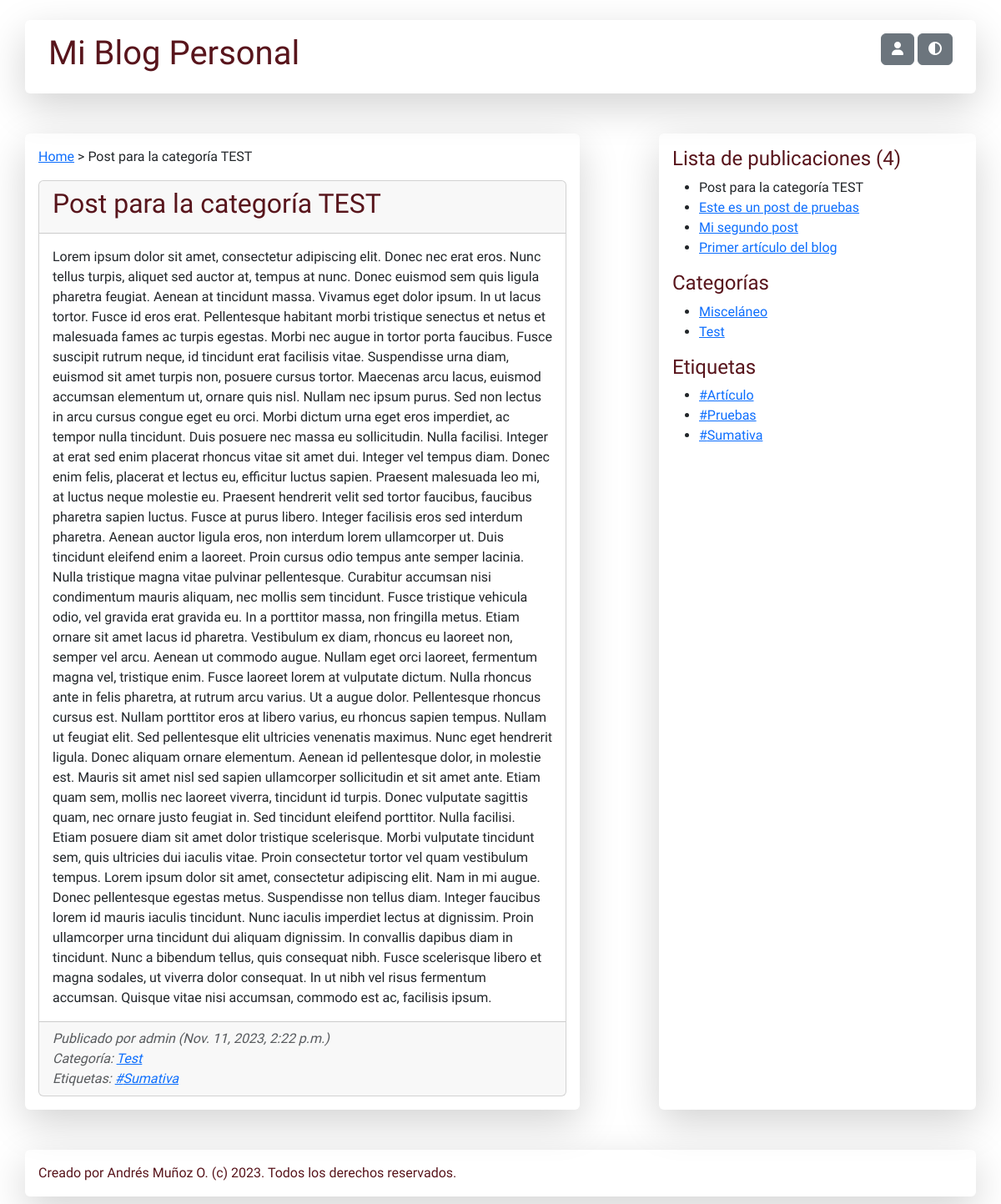
Before: / with the older database file.
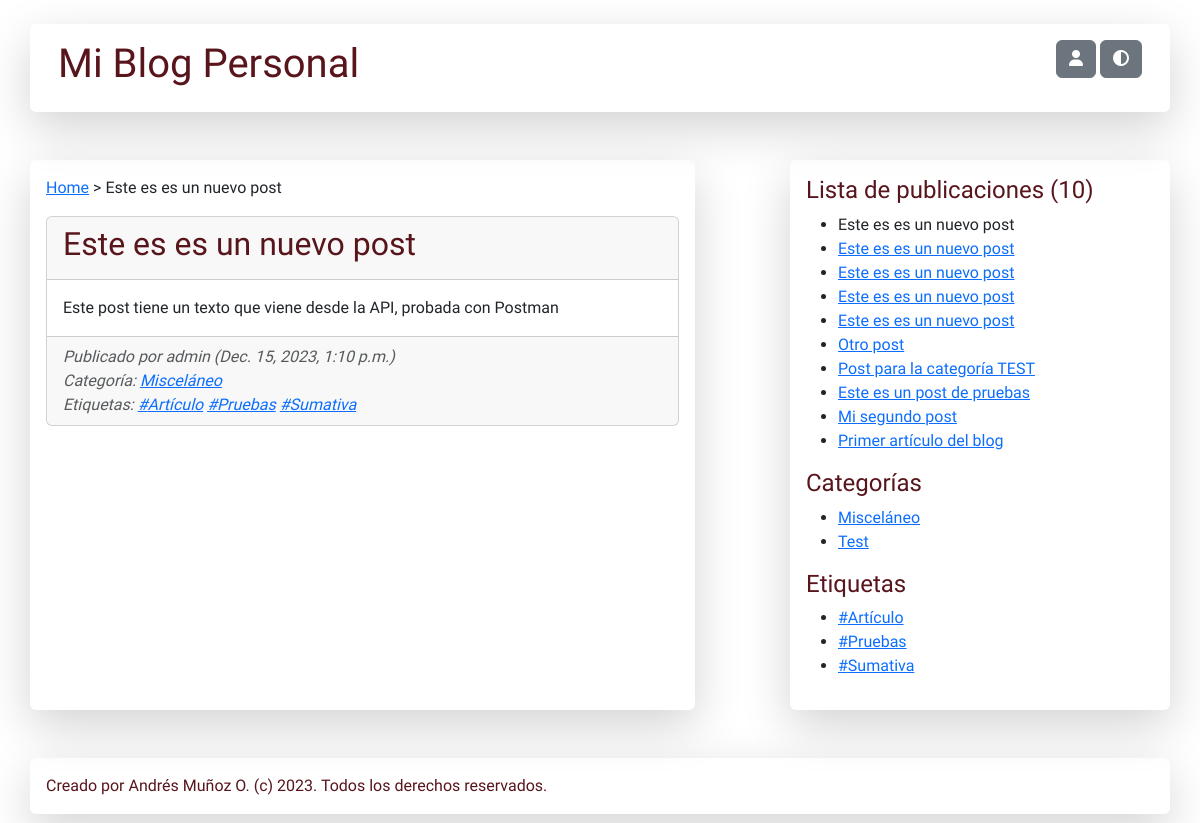
After: the same page with the newer database file.
### blog/models.py (models this page shows, shortened)
class Post (models.Model):
    titulo = models.CharField(max_length=200)
    texto = models.TextField()
    fecha = models.DateTimeField(default=timezone.now)
    autor = models.ForeignKey(User, on_delete=models.CASCADE)
    categoria = models.ForeignKey(Category, on_delete=models.CASCADE)
    etiquetas = models.ManyToManyField(Hashtag)

class Category(models.Model):
    nombre = models.CharField(max_length=200)

class Hashtag(models.Model):
    nombre = models.CharField(max_length=200)

### blog/views.py (the view)
# urls.py: path('', views.index),
def index(request, post_id = None, category_id = None, hashtag_id = None):
    categories = Category.objects.all().order_by("nombre")
    hashtags = Hashtag.objects.all().order_by("nombre")
    posts = None
    if category_id:
        posts = Post.objects.filter(categoria__id = category_id).order_by("-fecha")
    elif hashtag_id:
        posts = Post.objects.filter(etiquetas__id = hashtag_id).order_by("-fecha")
    else:
        posts = Post.objects.all().order_by("-fecha")
    actual_post = None
    post_autor = None
    post_category = None
    post_hashtags = None
    if post_id:
        actual_post = Post.objects.get(id = post_id)
    else:
        if len(posts) > 0:
            actual_post = posts[0]
            post_id = actual_post.id
    if actual_post:
        post_autor = actual_post.autor
        post_category = actual_post.categoria
        post_hashtags = Hashtag.objects.filter(post__id = post_id)
    context = {
        "post_quantity": len(posts),
        "post_list": posts,
        "category_list": categories,
        "hashtag_list": hashtags,
        "actual_post": {
            "post": actual_post,
            "author": post_autor,
            "category": post_category,
            "hashtags": post_hashtags
        },
        "filters": {
            "category_id": int(category_id or 0),
            "hashtag_id": int(hashtag_id or 0)
        }
    }
    return render(request, 'blog.html', context)

### blog/templates/blog.html
{% extends "template.html" %}
{% block actual_post %}
    <p>
        <a href="/blog">Home</a>
        {% if actual_post.post %}
            &gt; {{ actual_post.post.titulo }}
        {% endif %}
    </p>
    {% if actual_post.post %}
    <div class="card">
        <div class="card-header">
            <h2 class="text-danger-emphasis">{{ actual_post.post.titulo }}</h2>
        </div>
        <div class="card-body">
            <p class="card-text">{{ actual_post.post.texto }}</p>
        </div>
        <div class="card-footer text-body-secondary">
            <i>
                Publicado por {{ actual_post.author }} ({{ actual_post.post.fecha }})
                <br />
                Categoría: <a href="/blog/category/{{ actual_post.category.id }}">{{ actual_post.category.nombre }}</a>
                <br />
                Etiquetas:
                {% if actual_post.hashtags %}
                    {% for hashtag in actual_post.hashtags %}
                        <a href="/blog/hashtag/{{ hashtag.id }}">#{{ hashtag.nombre }}</a>
                    {% endfor %}
                {% else %}
                    Sin etiquetas
                {% endif %}
            </i>
        </div>
    </div>
    {% else %}
    <p>No hay nada que mostrar</p>
    {% endif %}
{% endblock %}
{% block post_list %}
    <h4 class="text-danger-emphasis">Lista de publicaciones ({{ post_quantity }})</h4>
    {% if post_list %}
        <ul>
        {% for post in post_list %}
            {% if post.id == actual_post.post.id %}
                <li>{{ post.titulo }}</li>
            {% else %}
                <li><a href="/blog/post/{{ post.id }}">{{ post.titulo }}</a></li>
            {% endif %}
        {% endfor %}
        </ul>
    {% else %}
        <p>No hay ninguna publicación para mostrar</p>
    {% endif %}
{% endblock %}
{% block category_list %}
    <h4 class="text-danger-emphasis">Categorías</h4>
    {% if category_list %}
        <ul>
        {% for category in category_list %}
            {% if category.id == filters.category_id %}
                <li>{{ category.nombre }}</li>
            {% else %}
                <li><a href="/blog/category/{{ category.id }}">{{ category.nombre }}</a></li>
            {% endif %}
        {% endfor %}
        </ul>
    {% else %}
        <p>No hay ninguna categoría para mostrar</p>
    {% endif %}
{% endblock %}
{% block hashtag_list %}
    <h4 class="text-danger-emphasis">Etiquetas</h4>
    {% if hashtag_list %}
        <ul>
        {% for hashtag in hashtag_list %}
            {% if hashtag.id == filters.hashtag_id %}
                <li>#{{ hashtag.nombre }}</li>
            {% else %}
                <li><a href="/blog/hashtag/{{ hashtag.id }}">#{{ hashtag.nombre }}</a></li>
            {% endif %}
        {% endfor %}
        </ul>
    {% else %}
        <p>No hay ninguna etiquetas para mostrar</p>
    {% endif %}
{% endblock %}

### blog/templates/template.html (shortened to what this page needs)
{% load static %}
<!DOCTYPE html>
<html lang="en" data-bs-theme="light">
<head>
    <link href="https://cdn.jsdelivr.net/npm/bootstrap@5.3.2/dist/css/bootstrap.min.css" rel="stylesheet">
    <link rel="stylesheet" href="https://cdnjs.cloudflare.com/ajax/libs/font-awesome/6.4.2/css/all.min.css" />
    <link rel="stylesheet" href="{% static 'css/blog.css' %}" />
</head>
<body>
    <br />
    <div class="container title">
        <div class="row shadow-lg p-3 mb-5 rounded">
            <div class="col-10">
                <h1 class="text-danger-emphasis">Mi Blog Personal</h1>
            </div>
            <div class="col-2 text-end">
                <a class="btn btn-secondary" href="/admin" role="button" data-toggle="tooltip" title="Administrar blog">
                    <i class="fa-solid fa-user"></i>
                </a>
                <a class="btn btn-secondary" href="#" role="button" onclick="updateTheme()" data-toggle="tooltip" title="Activar modo claro/oscuro">
                    <i class="fa-solid fa-circle-half-stroke"></i>
                </a>
            </div>
        </div>
    </div>
    <div class="container">
        <div class="row justify-content-between">
            <div class="col-7 shadow-lg p-3 mb-5 rounded">
                {% block actual_post %} {% endblock %}
            </div>
            <div class="col-4 shadow-lg p-3 mb-5 rounded">
                <div class="cotainter">
                    {% block post_list %}{% endblock %}
                </div>
                <div class="cotainter">
                    {% block category_list %}{% endblock %}
                </div>
                <div class="cotainter">
                    {% block hashtag_list %}{% endblock %}
                </div>
            </div>
        </div>
    </div>
    <div class="container shadow-lg p-3 mb-5 rounded text-danger-emphasis">
        Creado por Andrés Muñoz O. (c) 2023. Todos los derechos reservados.
    </div>
</body>
</html>

### blog/static/css/blog.css (style rules this page uses)
body { font-family: 'Playpen Sans', cursive; font-weight: 300; }
h1, h2, h3, h4 { font-weight: 500; }

Changed rows visible on the page:
added Post: post.titulo "Este es es un nuevo post", post.texto "Este post tiene un texto que viene desde la API, probada con Postman", post.fecha "Dec. 15, 2023, 1:10 p.m.", titulo "Este es es un nuevo post"
now on one of the page's lists (row unchanged): Hashtag: nombre "Artículo"
now on one of the page's lists (row unchanged): Hashtag: nombre "Pruebas"
added Post: titulo "Este es es un nuevo post"
added Post: titulo "Este es es un nuevo post"
added Post: titulo "Este es es un nuevo post"
added Post: titulo "Este es es un nuevo post"
added Post: titulo "Otro post"
Other visible differences:
{{ actual_post.category.nombre }}: "Test" → "Misceláneo"
{{ post_quantity }}: "4" → "10"
{{ actual_post.post.titulo }}: "Post para la categoría TEST" → "Este es es un nuevo post"
{{ actual_post.post.texto }}: "Lorem ipsum dolor sit amet, consectetur adipiscing elit. Donec nec erat eros. Nunc tellus turpis, aliquet sed auctor at, tempus at nunc. Donec euismod sem quis ligula pharetra feugiat. Aenean at tincidunt massa. Vivamus eget dolor ipsum. In ut lacus tortor. Fusce id eros erat. Pellentesque habitant morbi tristique senectus et netus et malesuada fames ac turpis egestas. Morbi nec augue in tortor porta faucibus. Fusce suscipit rutrum neque, id tincidunt erat facilisis vitae. Suspendisse urna diam, euismod sit amet turpis non, posuere cursus tortor. Maecenas arcu lacus, euismod accumsan elementum ut, ornare quis nisl. Nullam nec ipsum purus. Sed non lectus in arcu cursus congue eget eu orci.…" → "Este post tiene un texto que viene desde la API, probada con Postman"
{{ actual_post.post.fecha }}: "Nov. 11, 2023, 2:22 p.m." → "Dec. 15, 2023, 1:10 p.m."
